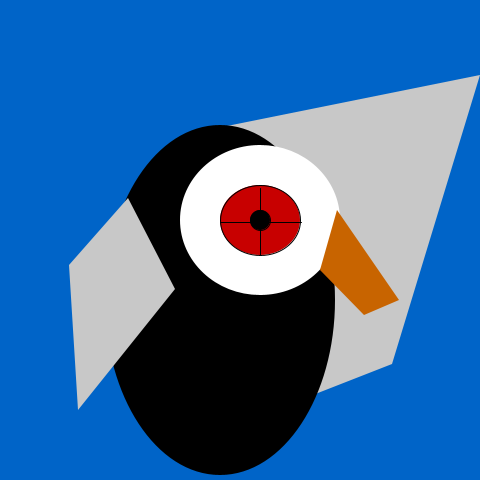
Frame 1 (no input)
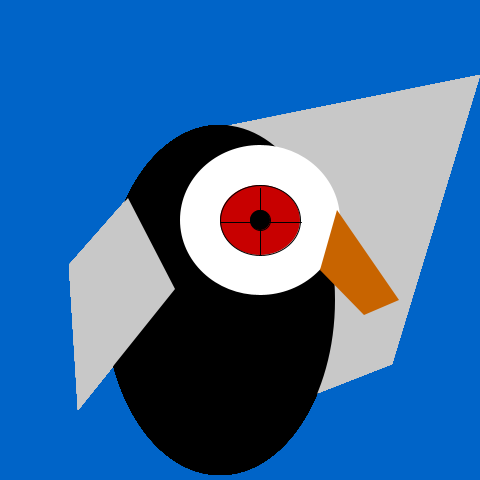
Frame 60 (the mouse pressed at the canvas centre just before this capture)
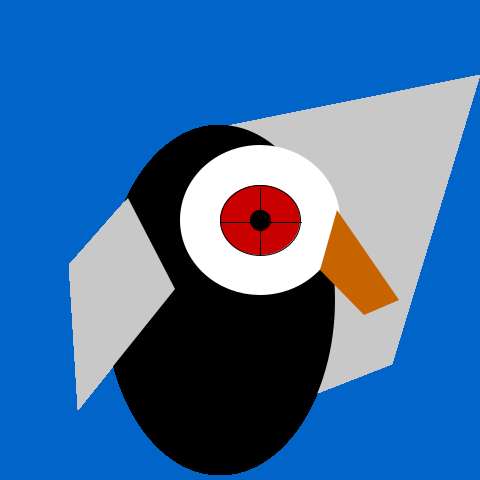
Frame 120 (the mouse held since frame 60 and released just before this capture)

The Processing sketch that drew these frames (run headless with seeded random() and noise(); from frame 60 on, the mouse is pressed at the canvas centre):

// Processing sketch: processing_87086
// ── processing_87086.pde

void setup() {
  size(480, 480);
  noStroke();
  ellipseMode(RADIUS);
  background(0,100,200);
  smooth();
}
void draw(){ 
   
  //Right Wing
  fill (200);
  quad(217, 128, 480, 75, 392, 364,300, 400);

  // Body
  fill(0);
  ellipse(220, 300, 115, 175); // Body

 //Head
 fill (255);
 ellipse(260, 220, 80, 75); // Stomach
 
 //eye
 stroke(0);
 fill(200,0,0);
 ellipse (260,220,40, 35);
 fill(0);
 ellipse (260,220, 10, 10);
 noStroke();
 
 // cross aim eye
stroke(0);
line (260, 188, 260, 255);
line (220, 222, 301, 222);
noStroke();

 //Left Wing
fill(200);
quad(128, 198, 175, 289, 78, 410, 69, 265);
 
  // Bill
  fill(200,100,0);
  quad(320, 270, 337, 210, 399, 300, 364, 315);

  println("X = " + mouseX + " , " + "Y = " + mouseY);
}
